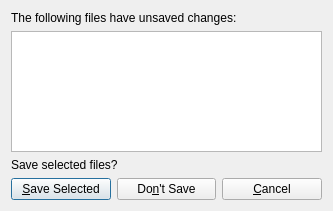
<?xml version="1.0" encoding="UTF-8"?>
<ui version="4.0">
 <class>ConfirmCloseDialog</class>
 <widget class="QDialog" name="ConfirmCloseDialog">
  <property name="geometry">
   <rect>
    <x>0</x>
    <y>0</y>
    <width>333</width>
    <height>211</height>
   </rect>
  </property>
  <property name="windowTitle">
   <string>Close Files</string>
  </property>
  <layout class="QVBoxLayout" name="verticalLayout">
   <item>
    <widget class="QLabel" name="label_2">
     <property name="text">
      <string>The following files have unsaved changes:</string>
     </property>
    </widget>
   </item>
   <item>
    <widget class="QTableWidget" name="tableWidget">
     <attribute name="horizontalHeaderVisible">
      <bool>false</bool>
     </attribute>
     <attribute name="horizontalHeaderStretchLastSection">
      <bool>true</bool>
     </attribute>
     <attribute name="verticalHeaderVisible">
      <bool>false</bool>
     </attribute>
     <column>
      <property name="text">
       <string notr="true">file</string>
      </property>
     </column>
    </widget>
   </item>
   <item>
    <widget class="QLabel" name="label">
     <property name="text">
      <string>Save selected files?</string>
     </property>
    </widget>
   </item>
   <item>
    <layout class="QHBoxLayout" name="horizontalLayout">
     <item>
      <widget class="QPushButton" name="button_save">
       <property name="text">
        <string>&amp;Save Selected</string>
       </property>
       <property name="icon">
        <iconset theme="document-save">
         <normaloff/>
        </iconset>
       </property>
      </widget>
     </item>
     <item>
      <widget class="QPushButton" name="button_dont_save">
       <property name="text">
        <string>Do&amp;n't Save</string>
       </property>
       <property name="icon">
        <iconset theme="dialog-close">
         <normaloff/>
        </iconset>
       </property>
      </widget>
     </item>
     <item>
      <widget class="QPushButton" name="button_cancel">
       <property name="text">
        <string>&amp;Cancel</string>
       </property>
       <property name="icon">
        <iconset theme="dialog-cancel">
         <normaloff/>
        </iconset>
       </property>
      </widget>
     </item>
    </layout>
   </item>
  </layout>
 </widget>
 <resources/>
 <connections>
  <connection>
   <sender>button_cancel</sender>
   <signal>clicked()</signal>
   <receiver>ConfirmCloseDialog</receiver>
   <slot>reject()</slot>
   <hints>
    <hint type="sourcelabel">
     <x>288</x>
     <y>282</y>
    </hint>
    <hint type="destinationlabel">
     <x>434</x>
     <y>217</y>
    </hint>
   </hints>
  </connection>
  <connection>
   <sender>button_save</sender>
   <signal>clicked()</signal>
   <receiver>ConfirmCloseDialog</receiver>
   <slot>accept()</slot>
   <hints>
    <hint type="sourcelabel">
     <x>56</x>
     <y>290</y>
    </hint>
    <hint type="destinationlabel">
     <x>-20</x>
     <y>204</y>
    </hint>
   </hints>
  </connection>
 </connections>
</ui>
